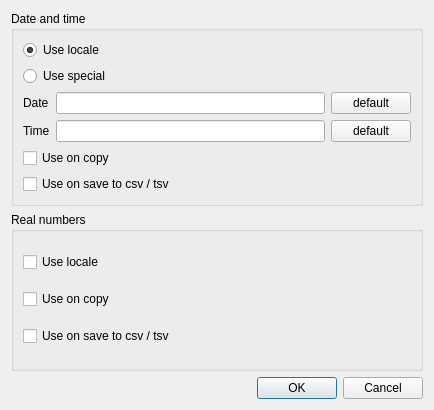
<?xml version="1.0" encoding="UTF-8"?>
<ui version="4.0">
 <class>SettingsDialog</class>
 <widget class="QDialog" name="SettingsDialog">
  <property name="geometry">
   <rect>
    <x>0</x>
    <y>0</y>
    <width>434</width>
    <height>410</height>
   </rect>
  </property>
  <property name="windowTitle">
   <string>Data formats</string>
  </property>
  <layout class="QVBoxLayout" name="verticalLayout_3">
   <item>
    <widget class="QGroupBox" name="groupBox">
     <property name="title">
      <string>Date and time</string>
     </property>
     <layout class="QVBoxLayout" name="verticalLayout_2">
      <item>
       <layout class="QGridLayout" name="gridLayout">
        <item row="1" column="0" colspan="2">
         <widget class="QRadioButton" name="dateTimeUseSpecial">
          <property name="text">
           <string>Use special</string>
          </property>
         </widget>
        </item>
        <item row="3" column="0">
         <widget class="QLabel" name="label_3">
          <property name="text">
           <string>Time</string>
          </property>
         </widget>
        </item>
        <item row="3" column="1">
         <widget class="QLineEdit" name="timeFormat"/>
        </item>
        <item row="2" column="1">
         <widget class="QLineEdit" name="dateFormat"/>
        </item>
        <item row="2" column="0">
         <widget class="QLabel" name="label_2">
          <property name="text">
           <string>Date</string>
          </property>
         </widget>
        </item>
        <item row="0" column="0" colspan="2">
         <widget class="QRadioButton" name="dateTimeUseLocale">
          <property name="text">
           <string>Use locale</string>
          </property>
          <property name="checked">
           <bool>true</bool>
          </property>
         </widget>
        </item>
        <item row="2" column="2">
         <widget class="QPushButton" name="dateFormatDefault">
          <property name="text">
           <string>default</string>
          </property>
         </widget>
        </item>
        <item row="3" column="2">
         <widget class="QPushButton" name="timeFormatDefault">
          <property name="text">
           <string>default</string>
          </property>
         </widget>
        </item>
       </layout>
      </item>
      <item>
       <widget class="QCheckBox" name="dateTimeOverrideForCopy">
        <property name="text">
         <string>Use on copy</string>
        </property>
       </widget>
      </item>
      <item>
       <widget class="QCheckBox" name="dateTimeOverrideForCsv">
        <property name="text">
         <string>Use on save to csv / tsv</string>
        </property>
       </widget>
      </item>
     </layout>
    </widget>
   </item>
   <item>
    <widget class="QGroupBox" name="groupBox_2">
     <property name="title">
      <string>Real numbers</string>
     </property>
     <layout class="QVBoxLayout" name="verticalLayout">
      <item>
       <widget class="QCheckBox" name="realUseLocale">
        <property name="text">
         <string>Use locale</string>
        </property>
       </widget>
      </item>
      <item>
       <widget class="QCheckBox" name="realOverrideForCopy">
        <property name="text">
         <string>Use on copy</string>
        </property>
       </widget>
      </item>
      <item>
       <widget class="QCheckBox" name="realOverrideForCsv">
        <property name="text">
         <string>Use on save to csv / tsv</string>
        </property>
       </widget>
      </item>
     </layout>
    </widget>
   </item>
   <item>
    <widget class="QDialogButtonBox" name="buttonBox">
     <property name="orientation">
      <enum>Qt::Horizontal</enum>
     </property>
     <property name="standardButtons">
      <set>QDialogButtonBox::Cancel|QDialogButtonBox::Ok</set>
     </property>
    </widget>
   </item>
  </layout>
 </widget>
 <tabstops>
  <tabstop>dateTimeUseLocale</tabstop>
  <tabstop>dateTimeUseSpecial</tabstop>
  <tabstop>dateFormat</tabstop>
  <tabstop>dateFormatDefault</tabstop>
  <tabstop>timeFormat</tabstop>
  <tabstop>timeFormatDefault</tabstop>
  <tabstop>dateTimeOverrideForCopy</tabstop>
  <tabstop>dateTimeOverrideForCsv</tabstop>
  <tabstop>realUseLocale</tabstop>
  <tabstop>realOverrideForCopy</tabstop>
  <tabstop>realOverrideForCsv</tabstop>
 </tabstops>
 <resources/>
 <connections>
  <connection>
   <sender>buttonBox</sender>
   <signal>accepted()</signal>
   <receiver>SettingsDialog</receiver>
   <slot>accept()</slot>
   <hints>
    <hint type="sourcelabel">
     <x>248</x>
     <y>254</y>
    </hint>
    <hint type="destinationlabel">
     <x>157</x>
     <y>274</y>
    </hint>
   </hints>
  </connection>
  <connection>
   <sender>buttonBox</sender>
   <signal>rejected()</signal>
   <receiver>SettingsDialog</receiver>
   <slot>reject()</slot>
   <hints>
    <hint type="sourcelabel">
     <x>316</x>
     <y>260</y>
    </hint>
    <hint type="destinationlabel">
     <x>286</x>
     <y>274</y>
    </hint>
   </hints>
  </connection>
 </connections>
</ui>
